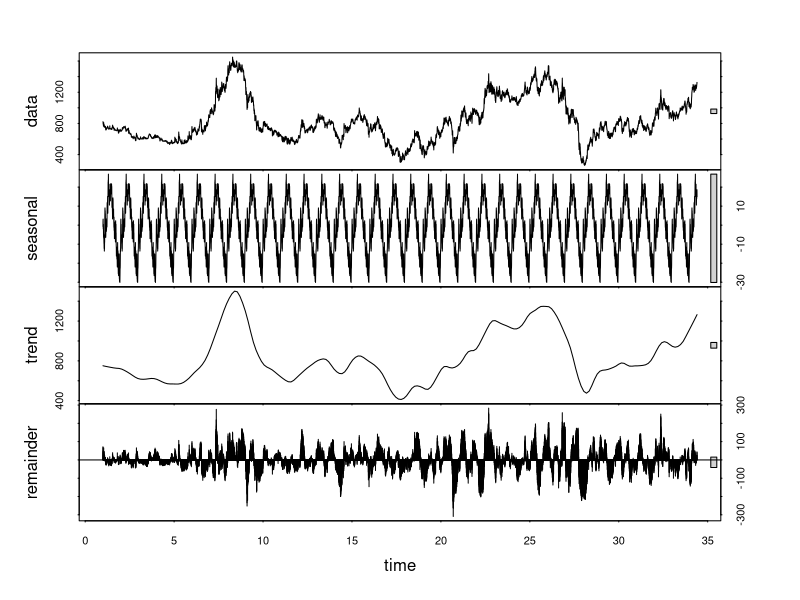

Write the R code that produced this figure.
# change working directory
frame_files <- lapply(sys.frames(), function(x) x$ofile)
frame_files <- Filter(Negate(is.null), frame_files)
setwd(dirname(frame_files[[length(frame_files)]]))

# convert char-code "nkf -w --overwrite filename"
df <- read.csv("data/7201.T.csv", header = T)
names(df) <- c("Date", "Open", "High", "Low", "Close", "Volume", "Adjusted")

df.zoo <- zoo::zoo(df$Close, order.by=as.Date(df$Date, format='%Y/%m/%d'))
# to create time-series object
df.ts <- ts(df.zoo, frequency = 245)

# decompose : data = seasonal + trend + residualError
stl <- stl(df.ts, "periodic")
plot(stl)
